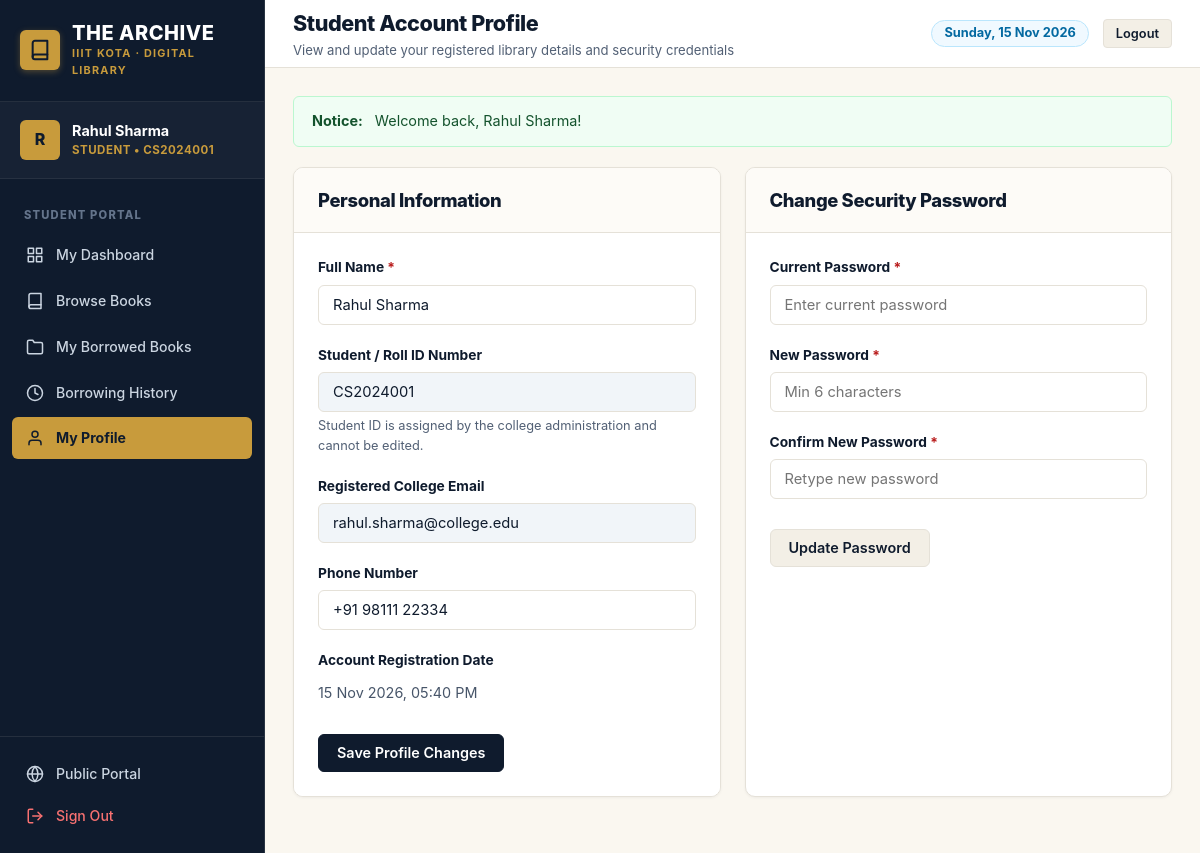
/student/profile.php (signed in), run on the app's committed database.
### tables this page shows
CREATE TABLE `users` (
  `id` INT AUTO_INCREMENT PRIMARY KEY,
  `full_name` VARCHAR(100) NOT NULL,
  `email` VARCHAR(100) NOT NULL UNIQUE,
  `password` VARCHAR(255) NOT NULL,
  `phone` VARCHAR(20) DEFAULT NULL,
  `student_id_number` VARCHAR(50) DEFAULT NULL,
  `role` ENUM('admin', 'student') NOT NULL DEFAULT 'student',
  `status` ENUM('active', 'inactive') NOT NULL DEFAULT 'active',
  `created_at` TIMESTAMP DEFAULT CURRENT_TIMESTAMP,
  `updated_at` TIMESTAMP DEFAULT CURRENT_TIMESTAMP ON UPDATE CURRENT_TIMESTAMP
);

### includes/auth.php (called while the page is built, shortened)
<?php
require_once __DIR__ . '/../config/database.php';
function is_logged_in() {
    return isset($_SESSION['user_id']) && !empty($_SESSION['user_id']);
}
function is_admin() {
    return is_logged_in() && isset($_SESSION['user_role']) && $_SESSION['user_role'] === 'admin';
}
function current_user() {
    return [
        'id'        => $_SESSION['user_id'] ?? null,
        'full_name' => $_SESSION['user_name'] ?? 'User',
        'email'     => $_SESSION['user_email'] ?? '',
        'role'      => $_SESSION['user_role'] ?? 'student',
        'student_id'=> $_SESSION['student_id'] ?? ''
    ];
}

### config/database.php (called while the page is built, shortened)
<?php
function e($value) {
    return htmlspecialchars($value ?? '', ENT_QUOTES, 'UTF-8');
}

### student/profile.php (the view, shortened to what this page needs)
<?php
require_once __DIR__ . '/../config/database.php';
require_once __DIR__ . '/../includes/auth.php';
$conn = get_db_connection();
$user = current_user();
$user_id = (int)$user['id'];
$stmt = $conn->prepare("SELECT * FROM users WHERE id = ? LIMIT 1");
$stmt->bind_param("i", $user_id);
$stmt->execute();
$profile = $stmt->get_result()->fetch_assoc();
$current_page = 'profile';
$base_path = '../';
require __DIR__ . '/../includes/header.php';
?>
<div style="display: grid; grid-template-columns: repeat(auto-fit, minmax(360px, 1fr)); gap: 24px;">
  <div class="content-card">
    <div class="card-header">
      <h2>Personal Information</h2>
    </div>
    <div class="card-body">
      <form method="POST" action="profile.php">
        <div class="form-group">
          <label class="form-label" for="full_name">Full Name <span class="required">*</span></label>
          <input
            type="text"
            id="full_name"
            name="full_name"
            class="form-control"
            value="<?= e($profile['full_name']) ?>"
            required
          >
        </div>
        <div class="form-group">
          <label class="form-label">Student / Roll ID Number</label>
          <input
            type="text"
            class="form-control"
            value="<?= e($profile['student_id_number']) ?>"
            disabled
            style="background: #f1f5f9; cursor: not-allowed;"
          >
          <div class="form-help">Student ID is assigned by the college administration and cannot be edited.</div>
        </div>
        <div class="form-group">
          <label class="form-label">Registered College Email</label>
          <input
            type="email"
            class="form-control"
            value="<?= e($profile['email']) ?>"
            disabled
            style="background: #f1f5f9; cursor: not-allowed;"
          >
        </div>
        <div class="form-group">
          <label class="form-label" for="phone">Phone Number</label>
          <input
            type="tel"
            id="phone"
            name="phone"
            class="form-control"
            value="<?= e($profile['phone']) ?>"
            placeholder="+91 9876543210"
          >
        </div>
        <div class="form-group">
          <label class="form-label">Account Registration Date</label>
          <div style="font-size: 0.9rem; color: #475569; padding-top: 4px;">
            <?= date('d M Y, h:i A', strtotime($profile['created_at'])) ?>
          </div>
        </div>
        <button type="submit" class="btn btn-primary" style="margin-top: 10px;">
          Save Profile Changes
        </button>
      </form>
    </div>
  </div>
  <div class="content-card">
    <div class="card-header">
      <h2>Change Security Password</h2>
    </div>
    <div class="card-body">
      <form method="POST" action="profile.php">
        <div class="form-group">
          <label class="form-label" for="current_password">Current Password <span class="required">*</span></label>
          <input
            type="password"
            id="current_password"
            name="current_password"
            class="form-control"
            placeholder="Enter current password"
            required
          >
        </div>
        <div class="form-group">
          <label class="form-label" for="new_password">New Password <span class="required">*</span></label>
          <input
            type="password"
            id="new_password"
            name="new_password"
            class="form-control"
            placeholder="Min 6 characters"
            required
          >
        </div>
        <div class="form-group">
          <label class="form-label" for="confirm_password">Confirm New Password <span class="required">*</span></label>
          <input
            type="password"
            id="confirm_password"
            name="confirm_password"
            class="form-control"
            placeholder="Retype new password"
            required
          >
        </div>
        <button type="submit" class="btn btn-secondary" style="margin-top: 10px;">
          Update Password
        </button>
      </form>
    </div>
  </div>
</div>
<?php require __DIR__ . '/../includes/footer.php'; ?>

### includes/sidebar.php (shortened to what this page needs)
<?php
$user = current_user();
$conn = get_db_connection();
$current_page = $current_page ?? '';
$base_path = $base_path ?? '../';
$pending_requests_count = 0;
$overdue_count = 0;
if (is_admin()) {
    $res = $conn->query("SELECT COUNT(*) AS cnt FROM borrow_requests WHERE status = 'pending'");
    if ($res) {
        $pending_requests_count = $res->fetch_assoc()['cnt'];
    }
    $res = $conn->query("SELECT COUNT(*) AS cnt FROM issued_books WHERE status = 'issued' AND due_date < CURDATE()");
    if ($res) {
        $overdue_count = $res->fetch_assoc()['cnt'];
    }
} elseif (is_student()) {
    $user_id = $user['id'];
    $stmt = $conn->prepare("SELECT COUNT(*) AS cnt FROM issued_books WHERE user_id = ? AND status = 'issued' AND due_date < CURDATE()");
    $stmt->bind_param("i", $user_id);
    $stmt->execute();
    $overdue_count = $stmt->get_result()->fetch_assoc()['cnt'];
}
?>
<aside class="sidebar">
  <div class="sidebar-brand">
    <div class="brand-icon-gold">
      <svg viewBox="0 0 24 24" fill="none" stroke="currentColor" stroke-width="2.2" stroke-linecap="round" stroke-linejoin="round">
        <path d="M4 19.5A2.5 2.5 0 0 1 6.5 17H20"></path>
        <path d="M6.5 2H20v20H6.5A2.5 2.5 0 0 1 4 19.5v-15A2.5 2.5 0 0 1 6.5 2z"></path>
      </svg>
    </div>
    <div class="brand-title-group">
      <span class="brand-title">THE ARCHIVE</span>
      <span class="brand-sub">IIIT KOTA · DIGITAL LIBRARY</span>
    </div>
  </div>
  <div class="sidebar-user">
    <div class="user-avatar">
      <?= strtoupper(substr($user['full_name'] ?? 'U', 0, 1)) ?>
    </div>
    <div class="user-details">
      <div class="user-name" title="<?= e($user['full_name']) ?>"><?= e($user['full_name']) ?></div>
      <div class="user-role-badge"><?= strtoupper(e($user['role'])) ?> <?= !empty($user['student_id']) ? '• ' . e($user['student_id']) : '' ?></div>
    </div>
  </div>
  <nav class="sidebar-nav">
    <?php if (is_admin()): ?>
      <div class="nav-section-title">Overview</div>
      <a href="dashboard.php" class="sidebar-link <?= ($current_page === 'dashboard') ? 'active' : '' ?>">
        <svg viewBox="0 0 24 24" fill="none" stroke="currentColor" stroke-width="2" stroke-linecap="round" stroke-linejoin="round"><rect x="3" y="3" width="7" height="7"></rect><rect x="14" y="3" width="7" height="7"></rect><rect x="14" y="14" width="7" height="7"></rect><rect x="3" y="14" width="7" height="7"></rect></svg>
        <span>Admin Dashboard</span>
      </a>
      <div class="nav-section-title">Book Management</div>
      <a href="manage_books.php" class="sidebar-link <?= ($current_page === 'manage_books') ? 'active' : '' ?>">
        <svg viewBox="0 0 24 24" fill="none" stroke="currentColor" stroke-width="2" stroke-linecap="round" stroke-linejoin="round"><path d="M4 19.5A2.5 2.5 0 0 1 6.5 17H20"></path><path d="M6.5 2H20v20H6.5A2.5 2.5 0 0 1 4 19.5v-15A2.5 2.5 0 0 1 6.5 2z"></path></svg>
        <span>All Books Catalog</span>
      </a>
      <a href="add_book.php" class="sidebar-link <?= ($current_page === 'add_book') ? 'active' : '' ?>">
        <svg viewBox="0 0 24 24" fill="none" stroke="currentColor" stroke-width="2" stroke-linecap="round" stroke-linejoin="round"><line x1="12" y1="5" x2="12" y2="19"></line><line x1="5" y1="12" x2="19" y2="12"></line></svg>
        <span>Add New Book</span>
      </a>
      <div class="nav-section-title">Circulation & Issues</div>
      <a href="borrow_requests.php" class="sidebar-link <?= ($current_page === 'borrow_requests') ? 'active' : '' ?>">
        <svg viewBox="0 0 24 24" fill="none" stroke="currentColor" stroke-width="2" stroke-linecap="round" stroke-linejoin="round"><path d="M16 21v-2a4 4 0 0 0-4-4H5a4 4 0 0 0-4 4v2"></path><circle cx="8.5" cy="7" r="4"></circle><line x1="20" y1="8" x2="20" y2="14"></line><line x1="23" y1="11" x2="17" y2="11"></line></svg>
        <span>Borrow Requests</span>
        <?php if ($pending_requests_count > 0): ?>
          <span class="badge badge-warning" style="margin-left: auto; font-size: 0.7rem; padding: 2px 7px;"><?= $pending_requests_count ?></span>
        <?php endif; ?>
      </a>
      <a href="issued_books.php" class="sidebar-link <?= ($current_page === 'issued_books') ? 'active' : '' ?>">
        <svg viewBox="0 0 24 24" fill="none" stroke="currentColor" stroke-width="2" stroke-linecap="round" stroke-linejoin="round"><polyline points="9 11 12 14 22 4"></polyline><path d="M21 12v7a2 2 0 0 1-2 2H5a2 2 0 0 1-2-2V5a2 2 0 0 1 2-2h11"></path></svg>
        <span>Issued Books</span>
      </a>
      <a href="overdue_books.php" class="sidebar-link <?= ($current_page === 'overdue_books') ? 'active' : '' ?>">
        <svg viewBox="0 0 24 24" fill="none" stroke="currentColor" stroke-width="2" stroke-linecap="round" stroke-linejoin="round"><circle cx="12" cy="12" r="10"></circle><polyline points="12 6 12 12 16 14"></polyline></svg>
        <span>Overdue Tracker</span>
        <?php if ($overdue_count > 0): ?>
          <span class="badge badge-danger" style="margin-left: auto; font-size: 0.7rem; padding: 2px 7px;"><?= $overdue_count ?></span>
        <?php endif; ?>
      </a>
      <div class="nav-section-title">Members & Logs</div>
      <a href="manage_students.php" class="sidebar-link <?= ($current_page === 'manage_students') ? 'active' : '' ?>">
        <svg viewBox="0 0 24 24" fill="none" stroke="currentColor" stroke-width="2" stroke-linecap="round" stroke-linejoin="round"><path d="M17 21v-2a4 4 0 0 0-4-4H5a4 4 0 0 0-4 4v2"></path><circle cx="9" cy="7" r="4"></circle><path d="M23 21v-2a4 4 0 0 0-3-3.87"></path><path d="M16 3.13a4 4 0 0 1 0 7.75"></path></svg>
        <span>Student Accounts</span>
      </a>
      <a href="transactions.php" class="sidebar-link <?= ($current_page === 'transactions') ? 'active' : '' ?>">
        <svg viewBox="0 0 24 24" fill="none" stroke="currentColor" stroke-width="2" stroke-linecap="round" stroke-linejoin="round"><line x1="8" y1="6" x2="21" y2="6"></line><line x1="8" y1="12" x2="21" y2="12"></line><line x1="8" y1="18" x2="21" y2="18"></line><line x1="3" y1="6" x2="3.01" y2="6"></line><line x1="3" y1="12" x2="3.01" y2="12"></line><line x1="3" y1="18" x2="3.01" y2="18"></line></svg>
        <span>Transaction History</span>
      </a>
    <?php else:  ?>
      <div class="nav-section-title">Student Portal</div>
      <a href="dashboard.php" class="sidebar-link <?= ($current_page === 'dashboard') ? 'active' : '' ?>">
        <svg viewBox="0 0 24 24" fill="none" stroke="currentColor" stroke-width="2" stroke-linecap="round" stroke-linejoin="round"><rect x="3" y="3" width="7" height="7"></rect><rect x="14" y="3" width="7" height="7"></rect><rect x="14" y="14" width="7" height="7"></rect><rect x="3" y="14" width="7" height="7"></rect></svg>
        <span>My Dashboard</span>
      </a>
      <a href="books.php" class="sidebar-link <?= ($current_page === 'books') ? 'active' : '' ?>">
        <svg viewBox="0 0 24 24" fill="none" stroke="currentColor" stroke-width="2" stroke-linecap="round" stroke-linejoin="round"><path d="M4 19.5A2.5 2.5 0 0 1 6.5 17H20"></path><path d="M6.5 2H20v20H6.5A2.5 2.5 0 0 1 4 19.5v-15A2.5 2.5 0 0 1 6.5 2z"></path></svg>
        <span>Browse Books</span>
      </a>
      <a href="my_books.php" class="sidebar-link <?= ($current_page === 'my_books') ? 'active' : '' ?>">
        <svg viewBox="0 0 24 24" fill="none" stroke="currentColor" stroke-width="2" stroke-linecap="round" stroke-linejoin="round"><path d="M22 19a2 2 0 0 1-2 2H4a2 2 0 0 1-2-2V5a2 2 0 0 1 2-2h5l2 3h9a2 2 0 0 1 2 2z"></path></svg>
        <span>My Borrowed Books</span>
      </a>
      <a href="borrow_history.php" class="sidebar-link <?= ($current_page === 'borrow_history') ? 'active' : '' ?>">
        <svg viewBox="0 0 24 24" fill="none" stroke="currentColor" stroke-width="2" stroke-linecap="round" stroke-linejoin="round"><circle cx="12" cy="12" r="10"></circle><polyline points="12 6 12 12 16 14"></polyline></svg>
        <span>Borrowing History</span>
      </a>
      <a href="profile.php" class="sidebar-link <?= ($current_page === 'profile') ? 'active' : '' ?>">
        <svg viewBox="0 0 24 24" fill="none" stroke="currentColor" stroke-width="2" stroke-linecap="round" stroke-linejoin="round"><path d="M20 21v-2a4 4 0 0 0-4-4H8a4 4 0 0 0-4 4v2"></path><circle cx="12" cy="7" r="4"></circle></svg>
        <span>My Profile</span>
      </a>
    <?php endif; ?>
  </nav>
  <div class="sidebar-footer">
    <a href="<?= $base_path ?>index.php" class="sidebar-link" target="_blank" title="Open Public Website">
      <span>Public Portal</span>
    </a>
    <a href="<?= $base_path ?>logout.php" class="sidebar-link" style="color: #f87171;" onclick="return confirm('Are you sure you want to log out?');">
      <svg viewBox="0 0 24 24" fill="none" stroke="currentColor" stroke-width="2" stroke-linecap="round" stroke-linejoin="round"><path d="M9 21H5a2 2 0 0 1-2-2V5a2 2 0 0 1 2-2h4"></path><polyline points="16 17 21 12 16 7"></polyline><line x1="21" y1="12" x2="9" y2="12"></line></svg>
      <span>Sign Out</span>
    </a>
  </div>
</aside>

### data on the page
users: full_name "R", full_name "Rahul Sharma", role "STUDENT", student_id_number "CS2024001", email "rahul.sharma@college.edu", phone "+91 98111 22334", created_at "15 Nov 2026, 05:40 PM"

### other printed values
$header_title "Student Account Profile"
$header_subtitle "View and update your registered library details and security credentials"
$message "Welcome back, Rahul Sharma!"
